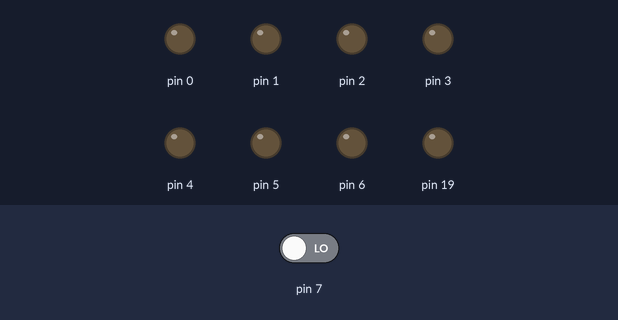
Recording of a sketch running on a simulated Arduino Uno, built with avr-gcc and run on an emulated ATmega328P. On the bench: output pins drawn as LEDs (lit = HIGH). Inputs (shaded band) come from the test bench; at power-on: pin 7 LOW.

Above: at 1.2 s.
1.3 s: pin 7 driven HIGH
At 1.7 s:
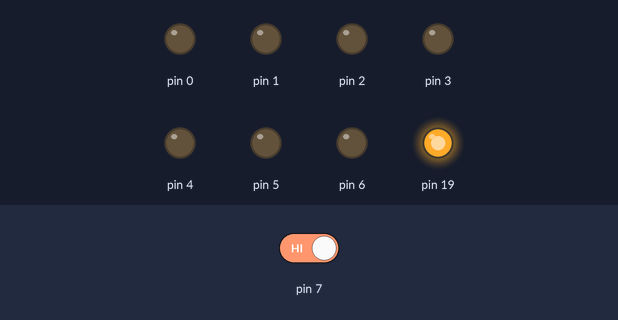
2.8 s: pin 7 driven LOW
At 4.0 s:
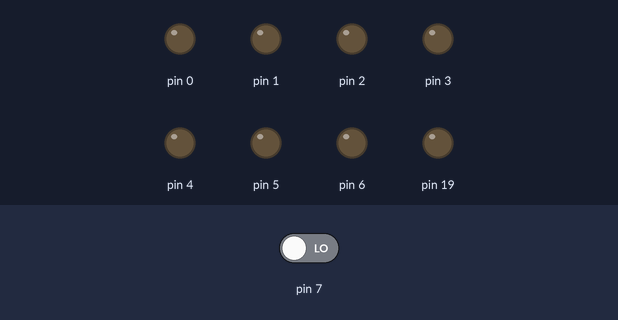
Timing chart, 0 to 5.8 s (numbered marks = the images above; inputs shaded):
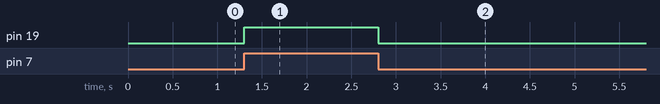

The sketch:

A7_estudio_teorico_CON_puertos_2.ino
```cpp
void setup() {
  DDRD=B01111111; // puerto 7 como entrada.
  DDRC=B00100000; // puerto 5 (A5) como salida.
}

void loop() {
  // La lectura del puerto D en el valor 7
  // por si acaso con AND 1
  // La traslado al quinto lugar del PORTC
  PORTC=((PIND>>7 & 1)<<5);
}
```

Measured:
- after the input at 1.3 s, pin 19: LOW → HIGH at once
- after the input at 2.8 s, pin 19: HIGH → LOW at once
